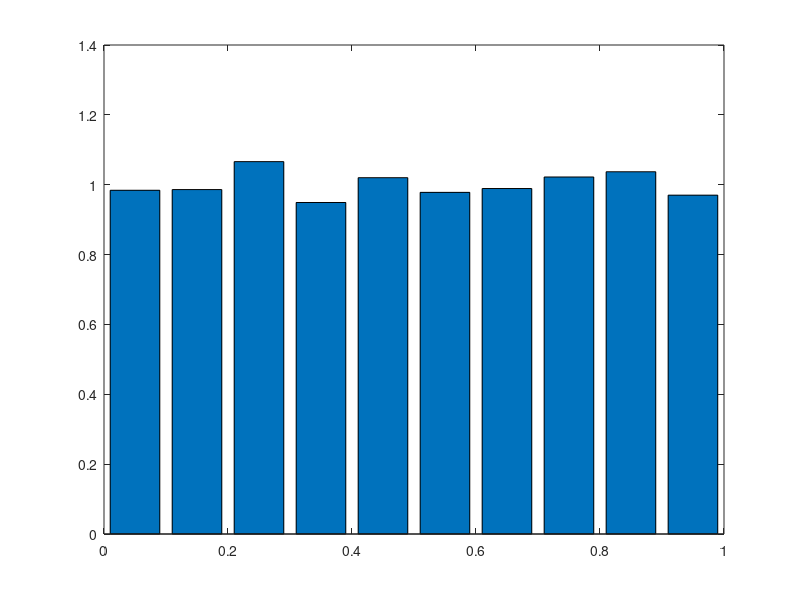

Source code (MATLAB):
clear all; clc;
a=5^5;
m=(2^31)-1;
c=0
n=1e4;
x(1,1)=32;
for i=1:n
    x(1,i+1)=mod((a*x(1,i)+c),m);
end
u=x/m;
[y1,x1]=hist(u,10);
dx=x1(2)-x1(1);
h=y1/n/dx;
bar(x1,h);
